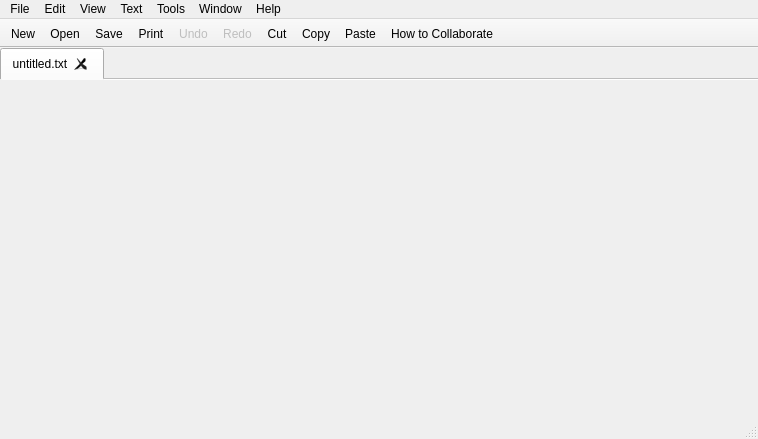
<?xml version="1.0" encoding="UTF-8"?>
<ui version="4.0">
 <class>MainWindow</class>
 <widget class="QMainWindow" name="MainWindow">
  <property name="windowModality">
   <enum>Qt::NonModal</enum>
  </property>
  <property name="geometry">
   <rect>
    <x>0</x>
    <y>0</y>
    <width>758</width>
    <height>439</height>
   </rect>
  </property>
  <property name="windowTitle">
   <string>Cahoots</string>
  </property>
  <property name="unifiedTitleAndToolBarOnMac">
   <bool>true</bool>
  </property>
  <widget class="QWidget" name="centralWidget">
   <layout class="QGridLayout" name="gridLayout">
    <property name="margin">
     <number>0</number>
    </property>
    <item row="0" column="0">
     <widget class="QTabWidget" name="tabWidget">
      <property name="currentIndex">
       <number>0</number>
      </property>
      <property name="usesScrollButtons">
       <bool>true</bool>
      </property>
      <property name="documentMode">
       <bool>true</bool>
      </property>
      <property name="tabsClosable">
       <bool>true</bool>
      </property>
      <property name="movable">
       <bool>true</bool>
      </property>
      <widget class="QWidget" name="tab">
       <attribute name="title">
        <string>untitled.txt</string>
       </attribute>
      </widget>
     </widget>
    </item>
   </layout>
  </widget>
  <widget class="QMenuBar" name="menuBar">
   <property name="geometry">
    <rect>
     <x>0</x>
     <y>0</y>
     <width>758</width>
     <height>22</height>
    </rect>
   </property>
   <widget class="QMenu" name="menuFile">
    <property name="title">
     <string>File</string>
    </property>
    <addaction name="actionFile_New"/>
    <addaction name="actionFile_Open"/>
    <addaction name="actionFile_Save"/>
    <addaction name="actionFile_Save_As"/>
    <addaction name="actionFile_Save_A_Copy_As"/>
    <addaction name="actionFile_Save_All"/>
    <addaction name="actionFile_Close"/>
    <addaction name="separator"/>
    <addaction name="actionFile_Print"/>
   </widget>
   <widget class="QMenu" name="menuEdit">
    <property name="title">
     <string>Edit</string>
    </property>
    <widget class="QMenu" name="menuEdit_Syntax_Highlighting">
     <property name="title">
      <string>Syntax Highlighting...</string>
     </property>
     <addaction name="actionEdit_None"/>
     <addaction name="actionEdit_C"/>
     <addaction name="actionEdit_Python"/>
    </widget>
    <addaction name="actionEdit_Undo"/>
    <addaction name="actionEdit_Redo"/>
    <addaction name="separator"/>
    <addaction name="actionEdit_Cut"/>
    <addaction name="actionEdit_Copy"/>
    <addaction name="actionEdit_Paste"/>
    <addaction name="separator"/>
    <addaction name="actionEdit_Find_All"/>
    <addaction name="actionEdit_Find"/>
    <addaction name="menuEdit_Syntax_Highlighting"/>
   </widget>
   <widget class="QMenu" name="menuView">
    <property name="title">
     <string>View</string>
    </property>
    <addaction name="actionView_Line_Wrap"/>
    <addaction name="actionView_Hide_Show_Participants"/>
    <addaction name="actionView_Hide_Show_Chat"/>
   </widget>
   <widget class="QMenu" name="menuText">
    <property name="title">
     <string>Text</string>
    </property>
    <addaction name="actionText_Shift_Left"/>
    <addaction name="actionText_Shift_Right"/>
    <addaction name="actionText_Comment_Line"/>
   </widget>
   <widget class="QMenu" name="menuTools">
    <property name="title">
     <string>Tools</string>
    </property>
    <addaction name="actionTools_Preview_as_Html"/>
    <addaction name="separator"/>
    <addaction name="actionTools_Announce_Document"/>
    <addaction name="actionTools_Connect_to_Document"/>
    <addaction name="separator"/>
    <addaction name="actionTools_Resynchronize_Document"/>
    <addaction name="separator"/>
    <addaction name="actionTools_Preferences"/>
   </widget>
   <widget class="QMenu" name="menuWindow">
    <property name="title">
     <string>Window</string>
    </property>
    <addaction name="actionWindow_Split"/>
    <addaction name="actionWindow_Split_Side_by_Side"/>
    <addaction name="actionWindow_Remove_Split"/>
    <addaction name="separator"/>
    <addaction name="actionWindow_Next_Document"/>
    <addaction name="actionWindow_Previous_Document"/>
   </widget>
   <widget class="QMenu" name="menuHelp">
    <property name="title">
     <string>Help</string>
    </property>
    <addaction name="actionHelp_How_to_Collaborate"/>
    <addaction name="separator"/>
    <addaction name="actionHelp_About_Cahoots"/>
    <addaction name="actionHelp_About_Qt"/>
   </widget>
   <addaction name="menuFile"/>
   <addaction name="menuEdit"/>
   <addaction name="menuView"/>
   <addaction name="menuText"/>
   <addaction name="menuTools"/>
   <addaction name="menuWindow"/>
   <addaction name="menuHelp"/>
  </widget>
  <widget class="QToolBar" name="mainToolBar">
   <property name="enabled">
    <bool>true</bool>
   </property>
   <property name="movable">
    <bool>false</bool>
   </property>
   <property name="floatable">
    <bool>false</bool>
   </property>
   <attribute name="toolBarArea">
    <enum>TopToolBarArea</enum>
   </attribute>
   <attribute name="toolBarBreak">
    <bool>false</bool>
   </attribute>
   <addaction name="actionFile_New"/>
   <addaction name="actionFile_Open"/>
   <addaction name="actionFile_Save"/>
   <addaction name="actionFile_Print"/>
   <addaction name="actionEdit_Undo"/>
   <addaction name="actionEdit_Redo"/>
   <addaction name="actionEdit_Cut"/>
   <addaction name="actionEdit_Copy"/>
   <addaction name="actionEdit_Paste"/>
   <addaction name="actionHelp_How_to_Collaborate"/>
  </widget>
  <widget class="QStatusBar" name="statusBar"/>
  <action name="actionFile_Open">
   <property name="icon">
    <iconset resource="cahootsresc.qrc">
     <normaloff>:/images/open.png</normaloff>:/images/open.png</iconset>
   </property>
   <property name="text">
    <string>Open</string>
   </property>
   <property name="shortcut">
    <string>Ctrl+O</string>
   </property>
   <property name="iconVisibleInMenu">
    <bool>false</bool>
   </property>
  </action>
  <action name="actionFile_Save">
   <property name="icon">
    <iconset resource="cahootsresc.qrc">
     <normaloff>:/images/save.png</normaloff>:/images/save.png</iconset>
   </property>
   <property name="text">
    <string>Save</string>
   </property>
   <property name="shortcut">
    <string>Ctrl+S</string>
   </property>
   <property name="iconVisibleInMenu">
    <bool>false</bool>
   </property>
  </action>
  <action name="actionFile_Save_As">
   <property name="text">
    <string>Save As...</string>
   </property>
   <property name="shortcut">
    <string>Ctrl+Shift+S</string>
   </property>
   <property name="iconVisibleInMenu">
    <bool>false</bool>
   </property>
  </action>
  <action name="actionFile_New">
   <property name="icon">
    <iconset resource="cahootsresc.qrc">
     <normaloff>:/images/new.png</normaloff>:/images/new.png</iconset>
   </property>
   <property name="text">
    <string>New</string>
   </property>
   <property name="shortcut">
    <string>Ctrl+N</string>
   </property>
   <property name="iconVisibleInMenu">
    <bool>false</bool>
   </property>
  </action>
  <action name="actionFile_Print">
   <property name="icon">
    <iconset resource="cahootsresc.qrc">
     <normaloff>:/images/print.png</normaloff>:/images/print.png</iconset>
   </property>
   <property name="text">
    <string>Print</string>
   </property>
   <property name="shortcut">
    <string>Ctrl+P</string>
   </property>
   <property name="iconVisibleInMenu">
    <bool>false</bool>
   </property>
  </action>
  <action name="actionEdit_Undo">
   <property name="enabled">
    <bool>false</bool>
   </property>
   <property name="icon">
    <iconset resource="cahootsresc.qrc">
     <normaloff>:/images/undo.png</normaloff>:/images/undo.png</iconset>
   </property>
   <property name="text">
    <string>Undo</string>
   </property>
   <property name="shortcut">
    <string>Ctrl+Z</string>
   </property>
   <property name="iconVisibleInMenu">
    <bool>false</bool>
   </property>
  </action>
  <action name="actionEdit_Redo">
   <property name="enabled">
    <bool>false</bool>
   </property>
   <property name="icon">
    <iconset resource="cahootsresc.qrc">
     <normaloff>:/images/redo.png</normaloff>:/images/redo.png</iconset>
   </property>
   <property name="text">
    <string>Redo</string>
   </property>
   <property name="shortcut">
    <string>Ctrl+Y</string>
   </property>
   <property name="iconVisibleInMenu">
    <bool>false</bool>
   </property>
  </action>
  <action name="actionEdit_Cut">
   <property name="icon">
    <iconset resource="cahootsresc.qrc">
     <normaloff>:/images/cut.png</normaloff>:/images/cut.png</iconset>
   </property>
   <property name="text">
    <string>Cut</string>
   </property>
   <property name="shortcut">
    <string>Ctrl+X</string>
   </property>
   <property name="iconVisibleInMenu">
    <bool>false</bool>
   </property>
  </action>
  <action name="actionEdit_Copy">
   <property name="icon">
    <iconset resource="cahootsresc.qrc">
     <normaloff>:/images/copy.png</normaloff>:/images/copy.png</iconset>
   </property>
   <property name="text">
    <string>Copy</string>
   </property>
   <property name="shortcut">
    <string>Ctrl+C</string>
   </property>
   <property name="iconVisibleInMenu">
    <bool>false</bool>
   </property>
  </action>
  <action name="actionEdit_Paste">
   <property name="icon">
    <iconset resource="cahootsresc.qrc">
     <normaloff>:/images/paste.png</normaloff>:/images/paste.png</iconset>
   </property>
   <property name="text">
    <string>Paste</string>
   </property>
   <property name="shortcut">
    <string>Ctrl+V</string>
   </property>
   <property name="iconVisibleInMenu">
    <bool>false</bool>
   </property>
  </action>
  <action name="actionEdit_Find">
   <property name="text">
    <string>Find...</string>
   </property>
   <property name="shortcut">
    <string>Ctrl+Shift+F</string>
   </property>
  </action>
  <action name="actionView_Line_Wrap">
   <property name="text">
    <string>Line Wrap</string>
   </property>
  </action>
  <action name="actionFile_Close">
   <property name="icon">
    <iconset resource="cahootsresc.qrc">
     <normaloff>:/images/close.png</normaloff>:/images/close.png</iconset>
   </property>
   <property name="text">
    <string>Close</string>
   </property>
   <property name="shortcut">
    <string>Ctrl+W</string>
   </property>
   <property name="iconVisibleInMenu">
    <bool>false</bool>
   </property>
  </action>
  <action name="actionEdit_C">
   <property name="text">
    <string>C++</string>
   </property>
  </action>
  <action name="actionEdit_Python">
   <property name="text">
    <string>Python</string>
   </property>
  </action>
  <action name="actionText_Shift_Left">
   <property name="text">
    <string>Shift Left</string>
   </property>
   <property name="shortcut">
    <string>Ctrl+[</string>
   </property>
  </action>
  <action name="actionText_Shift_Right">
   <property name="text">
    <string>Shift Right</string>
   </property>
   <property name="shortcut">
    <string>Ctrl+]</string>
   </property>
  </action>
  <action name="actionText_Comment_Line">
   <property name="text">
    <string>Un/Comment Line</string>
   </property>
   <property name="shortcut">
    <string>Ctrl+/</string>
   </property>
  </action>
  <action name="actionTools_Preview_as_Html">
   <property name="text">
    <string>Preview as HTML</string>
   </property>
  </action>
  <action name="actionFile_Save_A_Copy_As">
   <property name="text">
    <string>Save A Copy As...</string>
   </property>
   <property name="iconVisibleInMenu">
    <bool>false</bool>
   </property>
  </action>
  <action name="actionFile_Save_All">
   <property name="text">
    <string>Save All</string>
   </property>
  </action>
  <action name="actionTools_Announce_Document">
   <property name="text">
    <string>Announce Document</string>
   </property>
   <property name="shortcut">
    <string>Ctrl+Shift+A</string>
   </property>
  </action>
  <action name="actionView_Hide_Show_Participants">
   <property name="text">
    <string>Show/Hide Participants</string>
   </property>
  </action>
  <action name="actionView_Hide_Show_Chat">
   <property name="text">
    <string>Show/Hide Chat</string>
   </property>
  </action>
  <action name="actionTools_Connect_to_Document">
   <property name="text">
    <string>Connect to Document...</string>
   </property>
   <property name="shortcut">
    <string>Ctrl+Shift+C</string>
   </property>
  </action>
  <action name="actionWindow_Split">
   <property name="text">
    <string>Split</string>
   </property>
  </action>
  <action name="actionTools_Resynchronize_Document">
   <property name="enabled">
    <bool>false</bool>
   </property>
   <property name="text">
    <string>Resynchronize Document</string>
   </property>
  </action>
  <action name="actionWindow_Next_Document">
   <property name="enabled">
    <bool>false</bool>
   </property>
   <property name="text">
    <string>Next Document</string>
   </property>
   <property name="shortcut">
    <string>Ctrl+Shift+]</string>
   </property>
  </action>
  <action name="actionWindow_Previous_Document">
   <property name="enabled">
    <bool>false</bool>
   </property>
   <property name="text">
    <string>Previous Document</string>
   </property>
   <property name="shortcut">
    <string>Ctrl+Shift+[</string>
   </property>
  </action>
  <action name="actionEdit_None">
   <property name="text">
    <string>None</string>
   </property>
  </action>
  <action name="actionWindow_Remove_Split">
   <property name="enabled">
    <bool>false</bool>
   </property>
   <property name="text">
    <string>Remove Split</string>
   </property>
  </action>
  <action name="actionWindow_Split_Side_by_Side">
   <property name="text">
    <string>Split Side by Side</string>
   </property>
  </action>
  <action name="actionTools_Preferences">
   <property name="text">
    <string>Preferences</string>
   </property>
  </action>
  <action name="actionEdit_Find_All">
   <property name="text">
    <string>Find All</string>
   </property>
   <property name="shortcut">
    <string>Ctrl+F</string>
   </property>
  </action>
  <action name="actionHelp_About_Cahoots">
   <property name="text">
    <string>About Cahoots</string>
   </property>
  </action>
  <action name="actionHelp_About_Qt">
   <property name="text">
    <string>About Qt</string>
   </property>
  </action>
  <action name="actionHelp_How_to_Collaborate">
   <property name="icon">
    <iconset resource="cahootsresc.qrc">
     <normaloff>:/images/help.png</normaloff>:/images/help.png</iconset>
   </property>
   <property name="text">
    <string>How to Collaborate</string>
   </property>
   <property name="iconVisibleInMenu">
    <bool>false</bool>
   </property>
  </action>
 </widget>
 <layoutdefault spacing="6" margin="11"/>
 <resources>
  <include location="cahootsresc.qrc"/>
 </resources>
 <connections/>
</ui>
